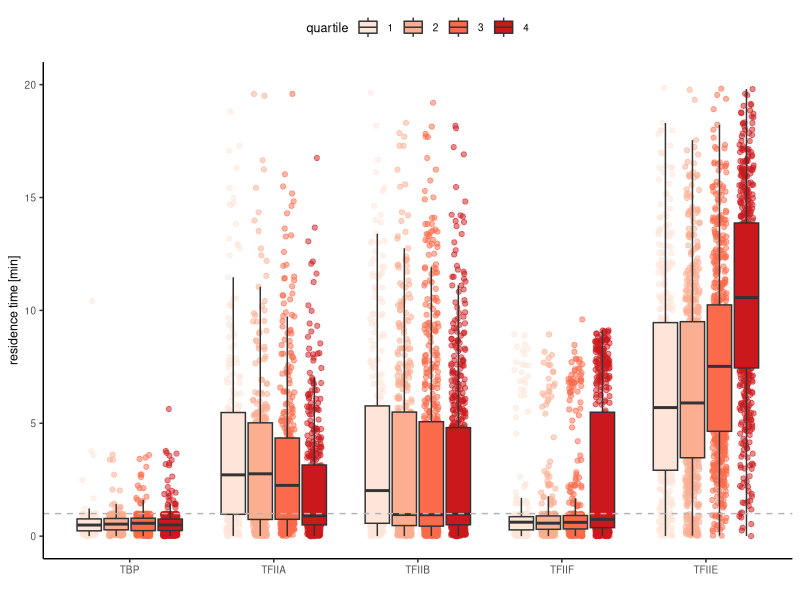
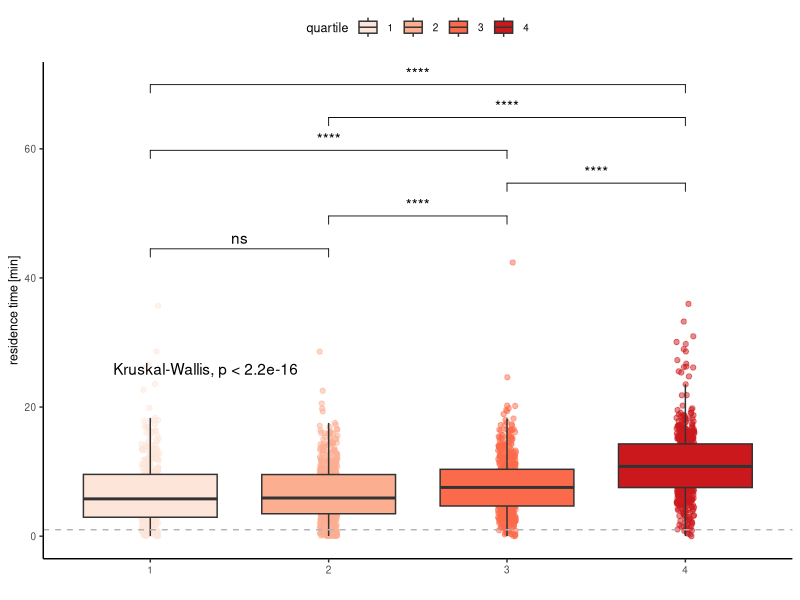
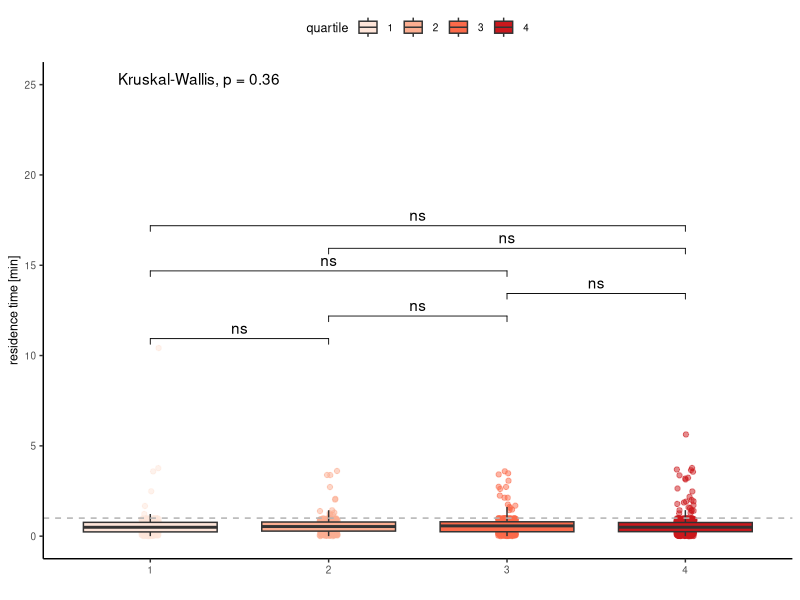
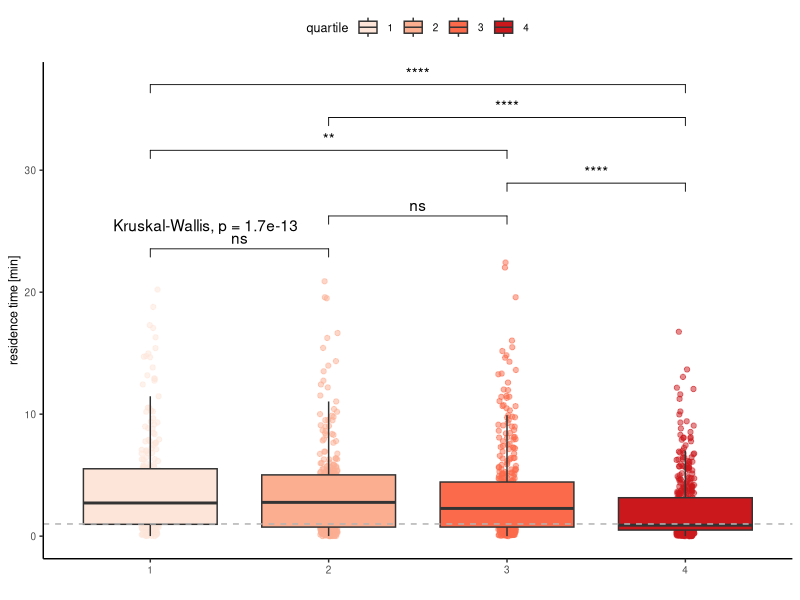
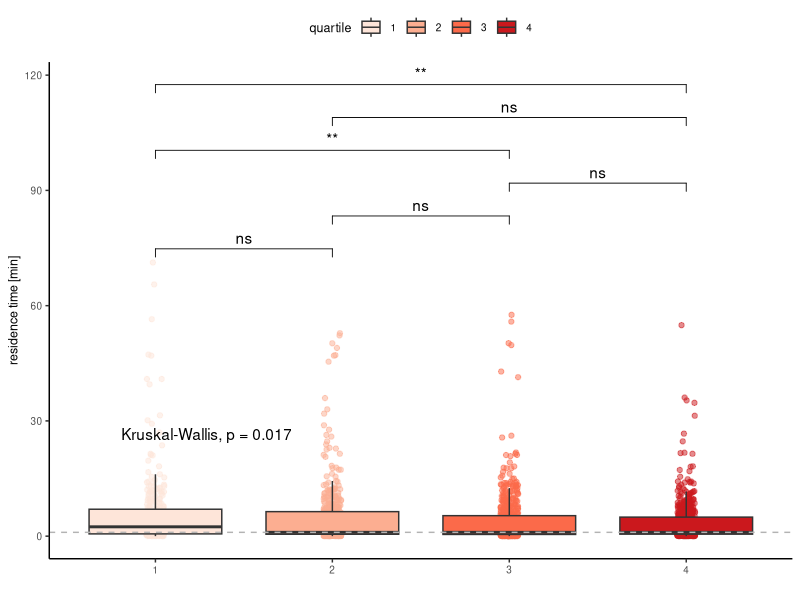
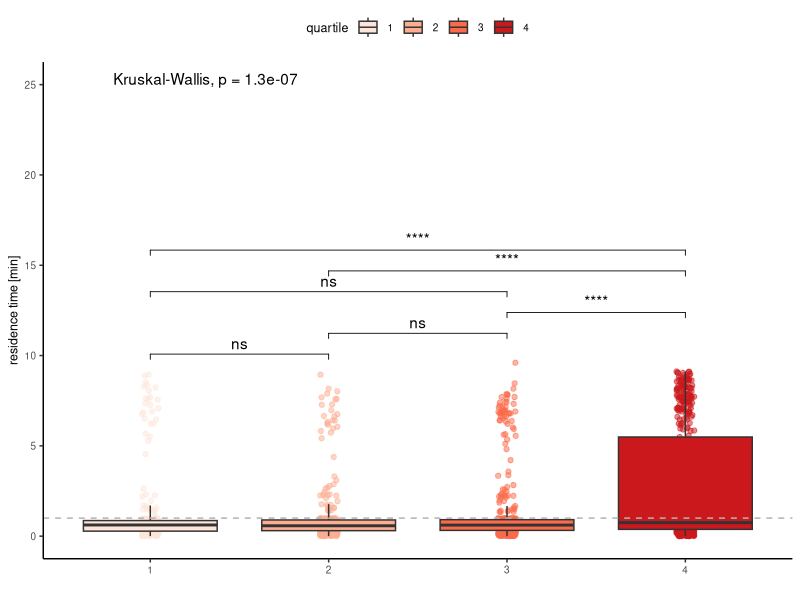

Source code (R) for these figures, in order:
rm(list = ls())

library(tidyverse)
library(ggpubr)

set.seed(42)

# load synthesis rates and get quartiles 
synthesisRates = read.csv("data/synthesisRates.csv") %>% 
  mutate(quartile = factor(ntile(synthesis_perCell_perMin, 4)))

# upload table replace <1 min with a random number between 0-1
resTimes = read.csv("data/residence_times_all.csv") %>% 
  pivot_longer(cols = TBP:TFIIF, names_to = "factorName", values_to = "resTime", values_drop_na = TRUE) %>% 
  distinct()

plotResTime = resTimes %>% 
  mutate(randNum = runif(nrow(resTimes), min=0, max=1)) %>% 
  mutate(resTimesNum = ifelse(resTime == "<1", randNum, as.numeric(resTime))) %>% 
  #mutate(resTimesNum = ifelse(resTimesNum > 20, 20, resTimesNum)) %>% 
  inner_join(synthesisRates)
  
plotResTime$factorName = factor(plotResTime$factorName, levels = c("TBP", "TFIIA", "TFIIB", 
                                                                   "TFIIF", "TFIIE"))

p = ggplot(plotResTime, aes(x = factorName, y = resTimesNum, fill = quartile))
p + geom_point(position=position_jitterdodge(jitter.width = 0.3), 
               aes(color = quartile), alpha = 0.5) + 
  geom_boxplot(outlier.shape=NA) +
  geom_hline(yintercept = 1, linetype = "dashed", color = "grey70") + 
  theme_classic() +
  xlab(" ") +
  ylab("residence time [min]") +
  theme(panel.background = element_rect(fill = "transparent"), # bg of the panel
        plot.background = element_rect(fill = "transparent", color = NA),
        text = element_text(size=9),
        legend.position = "top",
        panel.grid.major = element_blank(), 
        panel.grid.minor = element_blank()) +
  #facet_wrap(~factorName, scales = "free", nrow = 1) +
  scale_fill_brewer(palette = "Reds") +
  scale_color_brewer(palette = "Reds") +
  ylim(0,20) 

##### ------- add significance testing ------


my_comparisons <- list(c("1", "2"), c("2", "3"), c("3", "4"), 
                       c("1", "3"), c("2", "4"), c("1", "4") )
# 1) TFIIE
TFIIE = plotResTime %>% 
  dplyr::filter(factorName == "TFIIE")
p = ggplot(TFIIE, aes(x = quartile, y = resTimesNum, fill = quartile))
p + geom_point(position=position_jitterdodge(jitter.width = 0.3), 
               aes(color = quartile), alpha = 0.5) + 
  geom_boxplot(outlier.shape=NA) +
  geom_hline(yintercept = 1, linetype = "dashed", color = "grey70") + 
  theme_classic() +
  xlab(" ") +
  ylab("residence time [min]") +
  theme(panel.background = element_rect(fill = "transparent"), # bg of the panel
        plot.background = element_rect(fill = "transparent", color = NA),
        text = element_text(size=9),
        legend.position = "top",
        panel.grid.major = element_blank(), 
        panel.grid.minor = element_blank()) +
  #facet_wrap(~factorName, scales = "free", nrow = 1) +
  scale_fill_brewer(palette = "Reds") +
  scale_color_brewer(palette = "Reds") +
  #ylim(0,20)  + 
  stat_compare_means(comparisons = my_comparisons, label = "p.signif")+ # Add pairwise comparisons p-value
  stat_compare_means(label.y = 25) 

# 2) TBP
TBP = plotResTime %>% 
  dplyr::filter(factorName == "TBP")
p = ggplot(TBP, aes(x = quartile, y = resTimesNum, fill = quartile))
p + geom_point(position=position_jitterdodge(jitter.width = 0.3), 
               aes(color = quartile), alpha = 0.5) + 
  geom_boxplot(outlier.shape=NA) +
  geom_hline(yintercept = 1, linetype = "dashed", color = "grey70") + 
  theme_classic() +
  xlab(" ") +
  ylab("residence time [min]") +
  theme(panel.background = element_rect(fill = "transparent"), # bg of the panel
        plot.background = element_rect(fill = "transparent", color = NA),
        text = element_text(size=9),
        legend.position = "top",
        panel.grid.major = element_blank(), 
        panel.grid.minor = element_blank()) +
  #facet_wrap(~factorName, scales = "free", nrow = 1) +
  scale_fill_brewer(palette = "Reds") +
  scale_color_brewer(palette = "Reds") +
  #ylim(0,20)  + 
  stat_compare_means(comparisons = my_comparisons, label = "p.signif")+ # Add pairwise comparisons p-value
  stat_compare_means(label.y = 25) 


# 3) TFIIA
TFIIA = plotResTime %>% 
  dplyr::filter(factorName == "TFIIA")
p = ggplot(TFIIA, aes(x = quartile, y = resTimesNum, fill = quartile))
p + geom_point(position=position_jitterdodge(jitter.width = 0.3), 
               aes(color = quartile), alpha = 0.5) + 
  geom_boxplot(outlier.shape=NA) +
  geom_hline(yintercept = 1, linetype = "dashed", color = "grey70") + 
  theme_classic() +
  xlab(" ") +
  ylab("residence time [min]") +
  theme(panel.background = element_rect(fill = "transparent"), # bg of the panel
        plot.background = element_rect(fill = "transparent", color = NA),
        text = element_text(size=9),
        legend.position = "top",
        panel.grid.major = element_blank(), 
        panel.grid.minor = element_blank()) +
  #facet_wrap(~factorName, scales = "free", nrow = 1) +
  scale_fill_brewer(palette = "Reds") +
  scale_color_brewer(palette = "Reds") +
  #ylim(0,20)  + 
  stat_compare_means(comparisons = my_comparisons, label = "p.signif")+ # Add pairwise comparisons p-value
  stat_compare_means(label.y = 25)


# 4) TFIIB
TFIIB = plotResTime %>% 
  dplyr::filter(factorName == "TFIIB")
p = ggplot(TFIIB, aes(x = quartile, y = resTimesNum, fill = quartile))
p + geom_point(position=position_jitterdodge(jitter.width = 0.3), 
               aes(color = quartile), alpha = 0.5) + 
  geom_boxplot(outlier.shape=NA) +
  geom_hline(yintercept = 1, linetype = "dashed", color = "grey70") + 
  theme_classic() +
  xlab(" ") +
  ylab("residence time [min]") +
  theme(panel.background = element_rect(fill = "transparent"), # bg of the panel
        plot.background = element_rect(fill = "transparent", color = NA),
        text = element_text(size=9),
        legend.position = "top",
        panel.grid.major = element_blank(), 
        panel.grid.minor = element_blank()) +
  #facet_wrap(~factorName, scales = "free", nrow = 1) +
  scale_fill_brewer(palette = "Reds") +
  scale_color_brewer(palette = "Reds") +
  #ylim(0,20)  + 
  stat_compare_means(comparisons = my_comparisons, label = "p.signif")+ # Add pairwise comparisons p-value
  stat_compare_means(label.y = 25)


# 5) TFIIF
TFIIF = plotResTime %>% 
  dplyr::filter(factorName == "TFIIF")
p = ggplot(TFIIF, aes(x = quartile, y = resTimesNum, fill = quartile))
p + geom_point(position=position_jitterdodge(jitter.width = 0.3), 
               aes(color = quartile), alpha = 0.5) + 
  geom_boxplot(outlier.shape=NA) +
  geom_hline(yintercept = 1, linetype = "dashed", color = "grey70") + 
  theme_classic() +
  xlab(" ") +
  ylab("residence time [min]") +
  theme(panel.background = element_rect(fill = "transparent"), # bg of the panel
        plot.background = element_rect(fill = "transparent", color = NA),
        text = element_text(size=9),
        legend.position = "top",
        panel.grid.major = element_blank(), 
        panel.grid.minor = element_blank()) +
  #facet_wrap(~factorName, scales = "free", nrow = 1) +
  scale_fill_brewer(palette = "Reds") +
  scale_color_brewer(palette = "Reds") +
  #ylim(0,20)  + 
  stat_compare_means(comparisons = my_comparisons, label = "p.signif")+ # Add pairwise comparisons p-value
  stat_compare_means(label.y = 25) 
